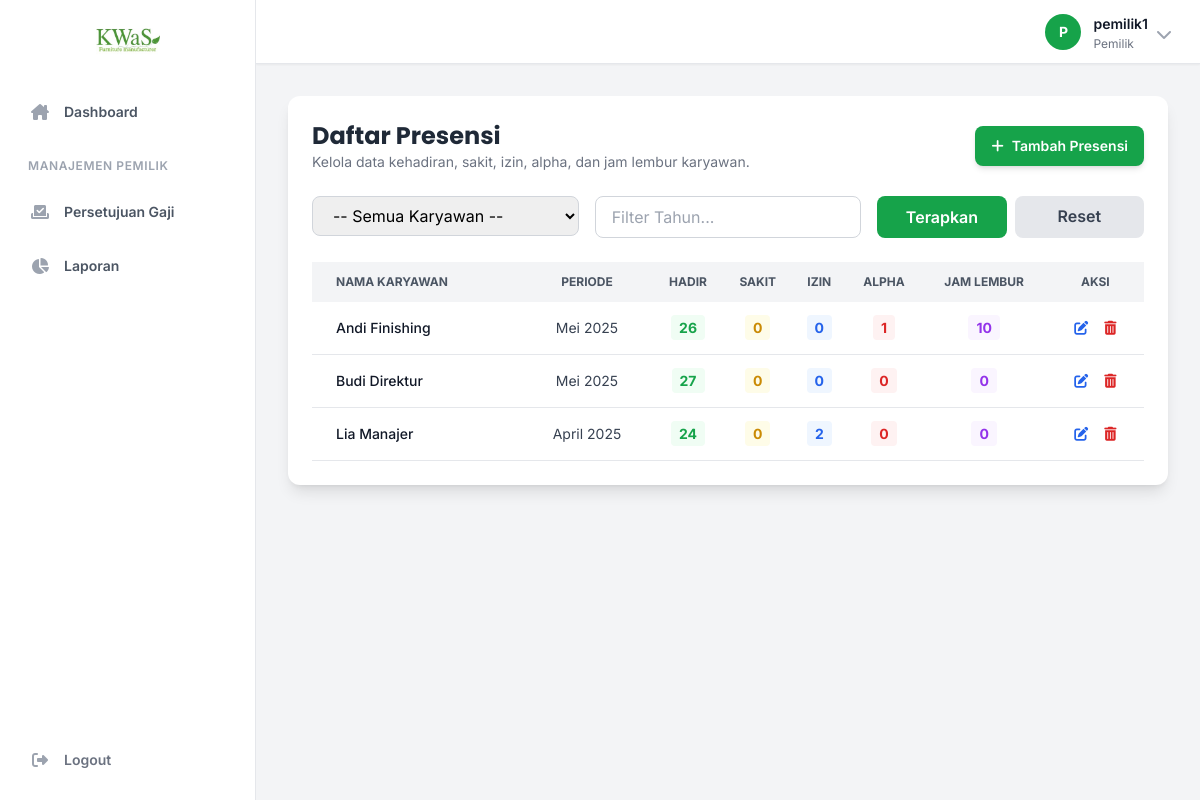
Page /pages/presensi.php (signed in) on the committed database.
### tables this page shows
CREATE TABLE PRESENSI (
    Id_Presensi INT AUTO_INCREMENT PRIMARY KEY,
    Id_Karyawan VARCHAR(15),
    Bulan VARCHAR(30),
    Tahun YEAR,
    Hadir INT,
    Sakit INT,
    Izin INT,
    Alpha INT,
    Jam_Lembur INT,  
    FOREIGN KEY (Id_Karyawan) REFERENCES KARYAWAN(Id_Karyawan) ON DELETE CASCADE
);

CREATE TABLE KARYAWAN (
    Id_Karyawan VARCHAR(15) PRIMARY KEY,
    Nama_Karyawan VARCHAR(50) NOT NULL,
    Jenis_Kelamin ENUM('Laki-laki', 'Perempuan'),
    Tgl_Lahir DATE,
    Tgl_Awal_Kerja DATE,
    Alamat VARCHAR(255),
    Telepon VARCHAR(15),
    Id_Pengguna VARCHAR(15) UNIQUE,
    Id_Jabatan VARCHAR(15),
    Status VARCHAR(10) DEFAULT 'Aktif',
    FOREIGN KEY (Id_Pengguna) REFERENCES PENGGUNA(Id_Pengguna) ON DELETE SET NULL,
    FOREIGN KEY (Id_Jabatan) REFERENCES JABATAN(Id_Jabatan) ON DELETE SET NULL
);

### includes/functions.php (called while the page is built, shortened)
<?php
function e($string) {
    return htmlspecialchars($string ?? '', ENT_QUOTES, 'UTF-8');
}
?>

### pages/presensi.php (the view, shortened to what this page needs)
<?php
require_once __DIR__ .
'/../includes/functions.php';
$action = $_GET['action'] ?? 'list';
$page = isset($_GET['page']) ? (int)$_GET['page'] : 1;
$tahun_filter = $_GET['tahun'] ?? '';
$records_per_page = 10;
$offset = ($page - 1) * $records_per_page;
require_once __DIR__ .
'/../includes/header.php';
?>
<?php if ($action === 'list'): ?>
    <div class="bg-white p-6 rounded-xl shadow-lg">
        <div class="flex flex-col sm:flex-row justify-between items-start sm:items-center mb-6 gap-4">
            <div>
                <h2 class="text-2xl font-bold text-gray-800 font-poppins">Daftar Presensi</h2>
                <p class="text-gray-500 text-sm">Kelola data kehadiran, sakit, izin, alpha, dan jam lembur karyawan.</p>
            </div>
            <a href="presensi.php?action=add" class="w-full sm:w-auto bg-green-600 text-white px-4 py-2.5 rounded-lg hover:bg-green-700 text-sm font-semibold shadow-md hover:shadow-lg transition-all flex items-center justify-center">
                <i class="fa-solid fa-plus mr-2"></i>Tambah Presensi
            </a>
        </div>
        <form method="get" action="presensi.php" class="mb-6 grid grid-cols-1 md:grid-cols-3 gap-4">
            <div>
                <select id="id_karyawan_filter" name="id_karyawan" onchange="this.form.submit()" class="w-full px-4 py-2 border border-gray-300 rounded-lg focus:outline-none focus:ring-2 focus:ring-green-500">
                    <option value="">-- Semua Karyawan --</option>
                </select>
            </div>
            <div>
                <input type="number" name="tahun" id="filter_tahun" placeholder="Filter Tahun..." value="<?= e($tahun_filter) ?>" class="w-full px-4 py-2 border border-gray-300 rounded-lg focus:outline-none focus:ring-2 focus:ring-green-500">
            </div>
            <div class="flex space-x-2">
                <button type="submit" class="w-full bg-green-600 text-white px-4 py-2 rounded-lg hover:bg-green-700 font-semibold">Terapkan</button>
                <a href="presensi.php?action=list" class="w-full text-center bg-gray-200 text-gray-700 px-4 py-2 rounded-lg hover:bg-gray-300 font-semibold">Reset</a>
            </div>
        </form>
        <div class="overflow-x-auto">
            <table class="w-full text-sm text-center text-gray-700">
                <thead class="text-xs uppercase bg-gray-100 text-gray-600">
                    <tr>
                        <th class="px-6 py-3 text-left">Nama Karyawan</th>
                        <th class="px-4 py-3">Periode</th>
                        <th class="px-2 py-3">Hadir</th>
                        <th class="px-2 py-3">Sakit</th>
                        <th class="px-2 py-3">Izin</th>
                        <th class="px-2 py-3">Alpha</th>
                        <th class="px-2 py-3">Jam Lembur</th>
                        <th class="px-4 py-3 text-center">Aksi</th>
                    </tr>
                </thead>
                <tbody>
                    <?php
                    $count_params = [];
                    $types_string_count = '';
                    $data_params = $count_params;
                    $types_string_data = $types_string_count;
                    $sql = "SELECT p.*, k.Nama_Karyawan FROM PRESENSI p JOIN KARYAWAN k ON p.Id_Karyawan = k.Id_Karyawan WHERE 1=1";
                    $sql .= " ORDER BY p.Tahun DESC, FIELD(p.Bulan, 'Desember', 'November', 'Oktober', 'September', 'Agustus', 'Juli', 'Juni', 'Mei', 'April', 'Maret', 'Februari', 'Januari'), k.Nama_Karyawan ASC LIMIT ? OFFSET ?";
                    array_push($data_params, $records_per_page, $offset);
                    $types_string_data .= 'ii';
                    $stmt = $conn->prepare($sql);
                    if($types_string_data) $stmt->bind_param($types_string_data, ...$data_params);
                    $stmt->execute();
                    $result = $stmt->get_result();
                    if($result->num_rows > 0):
                        while ($row = $result->fetch_assoc()):
                        ?>
                        <tr class="bg-white border-b hover:bg-gray-50 transition-colors">
                            <td class="px-6 py-4 font-medium text-left text-gray-900"><?= e($row['Nama_Karyawan']) ?></td>
                            <td class="px-4 py-3"><?= e($row['Bulan']) ?> <?= e($row['Tahun']) ?></td>
                            <td class="px-2 py-3"><span class="font-bold text-green-600 bg-green-50 px-2 py-1 rounded"><?= e($row['Hadir']) ?></span></td>
                            <td class="px-2 py-3"><span class="font-bold text-yellow-600 bg-yellow-50 px-2 py-1 rounded"><?= e($row['Sakit']) ?></span></td>
                            <td class="px-2 py-3"><span class="font-bold text-blue-600 bg-blue-50 px-2 py-1 rounded"><?= e($row['Izin']) ?></span></td>
                            <td class="px-2 py-3"><span class="font-bold text-red-600 bg-red-50 px-2 py-1 rounded"><?= e($row['Alpha']) ?></span></td>
                            <td class="px-2 py-3"><span class="font-bold text-purple-600 bg-purple-50 px-2 py-1 rounded"><?= e($row['Jam_Lembur'] ?? '0') ?></span></td>
                            <td class="px-4 py-3">
                                <div class="flex items-center justify-center gap-4">
                                    <a href="presensi.php?action=edit&id=<?= e($row['Id_Presensi']) ?>" class="text-blue-600 hover:text-blue-800" title="Edit"><i class="fa-solid fa-pen-to-square"></i></a>
                                    <a href="presensi.php?action=delete&id=<?= e($row['Id_Presensi']) ?>&token=<?= e($_SESSION['csrf_token']) ?>" class="text-red-600 hover:text-red-800" onclick="return confirm('Yakin?')" title="Hapus"><i class="fa-solid fa-trash-alt"></i></a>
                                </div>
                            </td>
                        </tr>
                        <?php endwhile;
                    else:
                        echo '<tr><td colspan="8" class="text-center py-5 text-gray-500">Tidak ada data ditemukan.</td></tr>';
                    endif;
                    ?>
                </tbody>
            </table>
        </div>
    </div>
<?php endif; ?>
<?php
require_once __DIR__ .
'/../includes/footer.php';
?>

### includes/header.php (style rules this page uses)
body { font-family: 'Inter', sans-serif; }
.font-poppins { font-family: 'Poppins', sans-serif; }

### rows in the picture
presensi: Id_Karyawan.Nama_Karyawan "Andi Finishing", Bulan "Mei", Tahun "2025", Hadir "26", Sakit "0", Izin "0", Alpha "1", Jam_Lembur "10"
presensi: Id_Karyawan.Nama_Karyawan "Budi Direktur", Bulan "Mei", Tahun "2025", Hadir "27", Sakit "0", Izin "0", Alpha "0", Jam_Lembur "0"
presensi: Id_Karyawan.Nama_Karyawan "Lia Manajer", Bulan "April", Tahun "2025", Hadir "24", Sakit "0", Izin "2", Alpha "0", Jam_Lembur "0"

### other values in the picture
$item['name'] "Dashboard"
$item['group'] "MANAJEMEN PEMILIK"
$item['name'] "Persetujuan Gaji"
$item['name'] "Laporan"
substr($current_user_name, 0, 1) "P"
$current_user_name "pemilik1"
$current_user_level "Pemilik"
